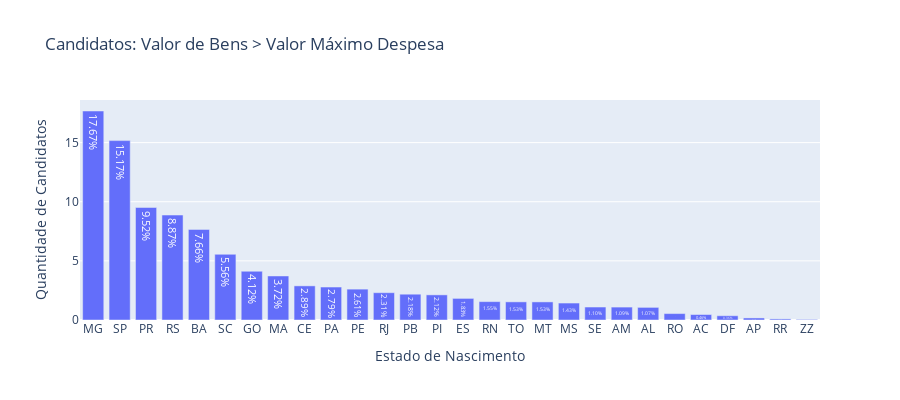

Notebook code cell kept with this figure:
### Markdown cell above
#### UF Nascimento

### Code cell
data = dados_agg[dados_agg['VR_DESPESA_MAX_CAMPANHA']<dados_agg['TOTAL_BENS']]['SG_UF_NASCIMENTO'].value_counts(normalize=True).reset_index()

data['proportion'] = data['proportion']*100

fig = px.bar(
    data, 
    x='SG_UF_NASCIMENTO',  # Eixo X
    y='proportion',  # Eixo Y
    title='Candidatos: Valor de Bens > Valor Máximo Despesa'  # Título do gráfico
)

# Atualizar os títulos dos eixos
fig.update_layout(
    xaxis_title="Estado de Nascimento",  # Título do eixo X
    yaxis_title="Quantidade de Candidatos",  # Título do eixo Y
    width=900, 
    height=400
)

# Mostrar os valores nas barras
fig.update_traces(texttemplate='%{y:.2f}%', textposition='inside')

fig.show()

### Figure 1 — Plotly figure (JSON) as saved in the notebook; plotly's stock layout.template omitted (floating-point values rounded to 4 significant figures)
{"data": [{"alignmentgroup": "True", "hovertemplate": "SG_UF_NASCIMENTO=%{x}<br>proportion=%{y}<extra></extra>", "legendgroup": "", "marker": {"color": "#636efa", "pattern": {"shape": ""}}, "name": "", "offsetgroup": "", "orientation": "v", "showlegend": false, "textposition": "inside", "texttemplate": "%{y:.2f}%", "type": "bar", "x": ["MG", "SP", "PR", "RS", "BA", "SC", "GO", "MA", "CE", "PA", "PE", "RJ", "PB", "PI", "ES", "RN", "TO", "MT", "MS", "SE", "AM", "AL", "RO", "AC", "DF", "AP", "RR", "ZZ"], "xaxis": "x", "y": [17.67, 15.17, 9.515, 8.874, 7.659, 5.555, 4.123, 3.724, 2.886, 2.788, 2.61, 2.308, 2.181, 2.125, 1.826, 1.555, 1.534, 1.53, 1.434, 1.097, 1.091, 1.067, 0.5428, 0.4603, 0.3596, 0.173, 0.09255, 0.0482], "yaxis": "y"}], "layout": {"barmode": "relative", "height": 400, "legend": {"tracegroupgap": 0}, "title": {"text": "Candidatos: Valor de Bens > Valor Máximo Despesa"}, "width": 900, "xaxis": {"anchor": "y", "domain": [0, 1], "title": {"text": "Estado de Nascimento"}}, "yaxis": {"anchor": "x", "domain": [0, 1], "title": {"text": "Quantidade de Candidatos"}}}}
